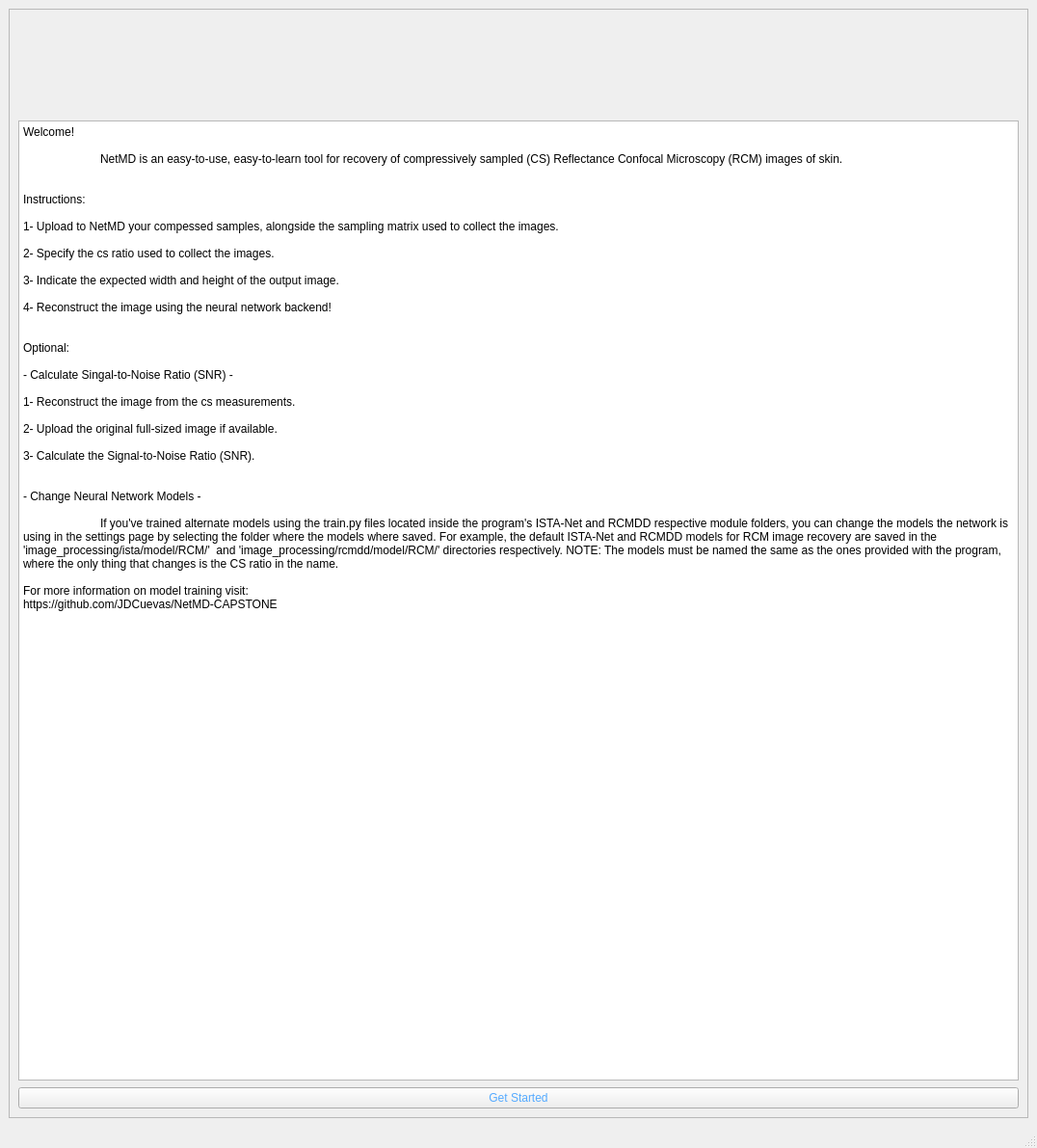
<?xml version="1.0" encoding="UTF-8"?>
<ui version="4.0">
 <class>InstructionsWindow</class>
 <widget class="QMainWindow" name="InstructionsWindow">
  <property name="geometry">
   <rect>
    <x>0</x>
    <y>0</y>
    <width>1076</width>
    <height>1191</height>
   </rect>
  </property>
  <property name="sizePolicy">
   <sizepolicy hsizetype="Fixed" vsizetype="Fixed">
    <horstretch>0</horstretch>
    <verstretch>0</verstretch>
   </sizepolicy>
  </property>
  <property name="maximumSize">
   <size>
    <width>2000000</width>
    <height>1999998</height>
   </size>
  </property>
  <property name="baseSize">
   <size>
    <width>0</width>
    <height>800</height>
   </size>
  </property>
  <property name="windowTitle">
   <string>Instructions</string>
  </property>
  <widget class="QWidget" name="centralwidget">
   <layout class="QGridLayout" name="gridLayout">
    <item row="0" column="0">
     <widget class="QFrame" name="frame">
      <property name="frameShape">
       <enum>QFrame::StyledPanel</enum>
      </property>
      <property name="frameShadow">
       <enum>QFrame::Raised</enum>
      </property>
      <layout class="QGridLayout" name="gridLayout_2">
       <item row="1" column="0">
        <layout class="QVBoxLayout" name="verticalLayout">
         <property name="spacing">
          <number>7</number>
         </property>
         <item>
          <widget class="QPlainTextEdit" name="instructions">
           <property name="minimumSize">
            <size>
             <width>100</width>
             <height>100</height>
            </size>
           </property>
           <property name="readOnly">
            <bool>true</bool>
           </property>
           <property name="plainText">
            <string>Welcome!

	NetMD is an easy-to-use, easy-to-learn tool for recovery of compressively sampled (CS) Reflectance Confocal Microscopy (RCM) images of skin. 


Instructions:

1- Upload to NetMD your compessed samples, alongside the sampling matrix used to collect the images.

2- Specify the cs ratio used to collect the images.

3- Indicate the expected width and height of the output image.

4- Reconstruct the image using the neural network backend!


Optional:

- Calculate Singal-to-Noise Ratio (SNR) -

1- Reconstruct the image from the cs measurements.

2- Upload the original full-sized image if available.

3- Calculate the Signal-to-Noise Ratio (SNR).


- Change Neural Network Models - 

	If you've trained alternate models using the train.py files located inside the program's ISTA-Net and RCMDD respective module folders, you can change the models the network is using in the settings page by selecting the folder where the models where saved. For example, the default ISTA-Net and RCMDD models for RCM image recovery are saved in the 'image_processing/ista/model/RCM/'  and 'image_processing/rcmdd/model/RCM/' directories respectively. NOTE: The models must be named the same as the ones provided with the program, where the only thing that changes is the CS ratio in the name.

For more information on model training visit:
https://github.com/JDCuevas/NetMD-CAPSTONE</string>
           </property>
          </widget>
         </item>
         <item>
          <widget class="QPushButton" name="startButton">
           <property name="minimumSize">
            <size>
             <width>20</width>
             <height>20</height>
            </size>
           </property>
           <property name="styleSheet">
            <string notr="true">color: rgb(85, 170, 255);
</string>
           </property>
           <property name="text">
            <string>Get Started</string>
           </property>
          </widget>
         </item>
        </layout>
       </item>
       <item row="0" column="0">
        <widget class="QLabel" name="logoLabel">
         <property name="sizePolicy">
          <sizepolicy hsizetype="Ignored" vsizetype="Preferred">
           <horstretch>0</horstretch>
           <verstretch>0</verstretch>
          </sizepolicy>
         </property>
         <property name="minimumSize">
          <size>
           <width>100</width>
           <height>100</height>
          </size>
         </property>
         <property name="maximumSize">
          <size>
           <width>200</width>
           <height>200</height>
          </size>
         </property>
         <property name="baseSize">
          <size>
           <width>50</width>
           <height>0</height>
          </size>
         </property>
         <property name="accessibleDescription">
          <string notr="true"/>
         </property>
         <property name="text">
          <string/>
         </property>
         <property name="pixmap">
          <pixmap resource="icons_rc.qrc">:/images/images/NetMD_logo.png</pixmap>
         </property>
         <property name="scaledContents">
          <bool>true</bool>
         </property>
        </widget>
       </item>
      </layout>
     </widget>
    </item>
   </layout>
  </widget>
  <widget class="QMenuBar" name="menubar">
   <property name="geometry">
    <rect>
     <x>0</x>
     <y>0</y>
     <width>1076</width>
     <height>22</height>
    </rect>
   </property>
  </widget>
  <widget class="QStatusBar" name="statusbar"/>
 </widget>
 <resources>
  <include location="icons_rc.qrc"/>
 </resources>
 <connections/>
</ui>
